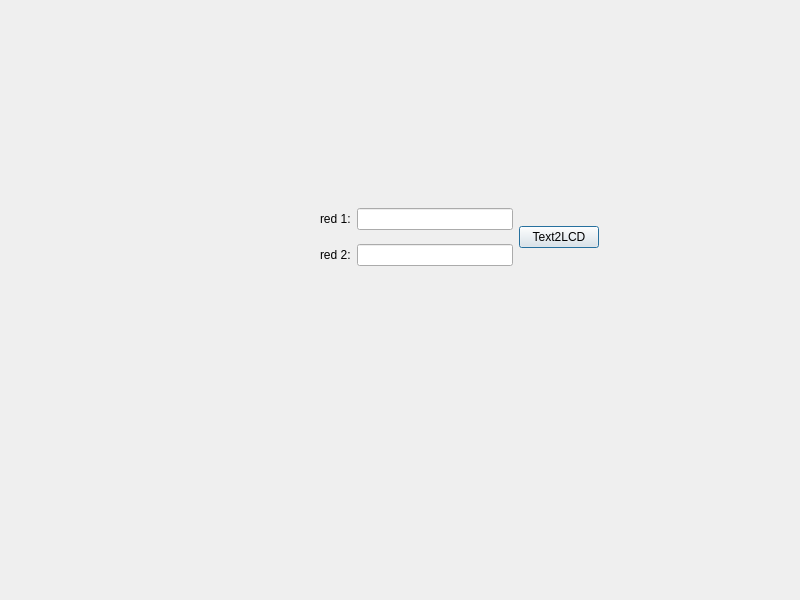
<?xml version="1.0" encoding="UTF-8"?>
<ui version="4.0">
 <class>Dialog</class>
 <widget class="QDialog" name="Dialog">
  <property name="geometry">
   <rect>
    <x>0</x>
    <y>0</y>
    <width>800</width>
    <height>600</height>
   </rect>
  </property>
  <property name="windowTitle">
   <string>Dialog</string>
  </property>
  <widget class="QWidget" name="layoutWidget">
   <property name="geometry">
    <rect>
     <x>320</x>
     <y>200</y>
     <width>279</width>
     <height>74</height>
    </rect>
   </property>
   <layout class="QHBoxLayout" name="horizontalLayout_3">
    <item>
     <layout class="QVBoxLayout" name="verticalLayout">
      <item>
       <layout class="QHBoxLayout" name="horizontalLayout_2">
        <item>
         <widget class="QLabel" name="label">
          <property name="text">
           <string>red 1:</string>
          </property>
         </widget>
        </item>
        <item>
         <widget class="QLineEdit" name="lineEdit">
          <property name="maxLength">
           <number>16</number>
          </property>
         </widget>
        </item>
       </layout>
      </item>
      <item>
       <layout class="QHBoxLayout" name="horizontalLayout">
        <item>
         <widget class="QLabel" name="label_2">
          <property name="text">
           <string>red 2:</string>
          </property>
         </widget>
        </item>
        <item>
         <widget class="QLineEdit" name="lineEdit_2">
          <property name="maxLength">
           <number>16</number>
          </property>
         </widget>
        </item>
       </layout>
      </item>
     </layout>
    </item>
    <item>
     <widget class="QPushButton" name="pushButton">
      <property name="text">
       <string>Text2LCD</string>
      </property>
     </widget>
    </item>
   </layout>
  </widget>
 </widget>
 <resources/>
 <connections/>
</ui>
